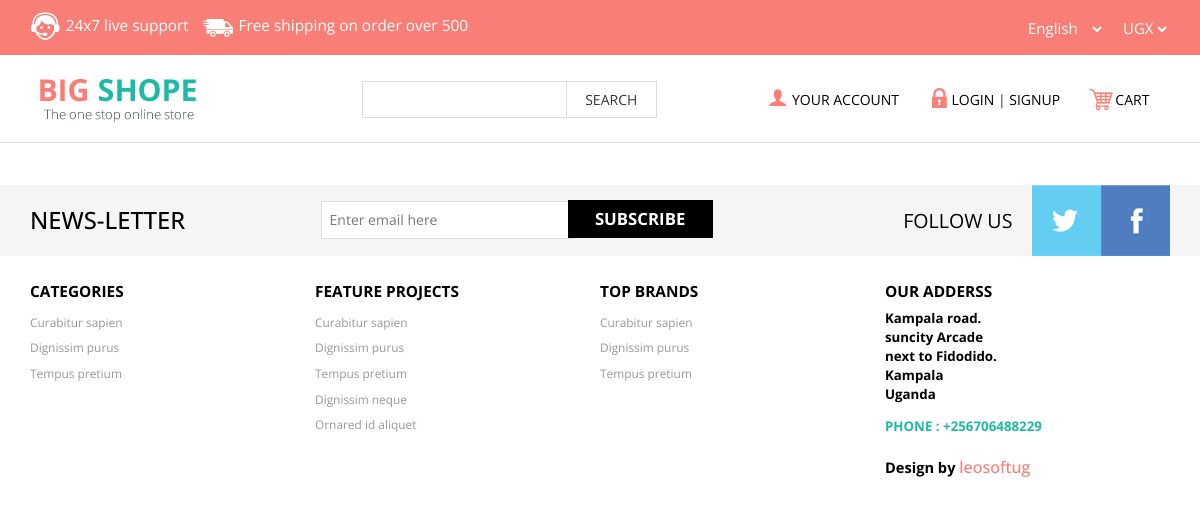
/product/, run on an earlier commit of the app's database.
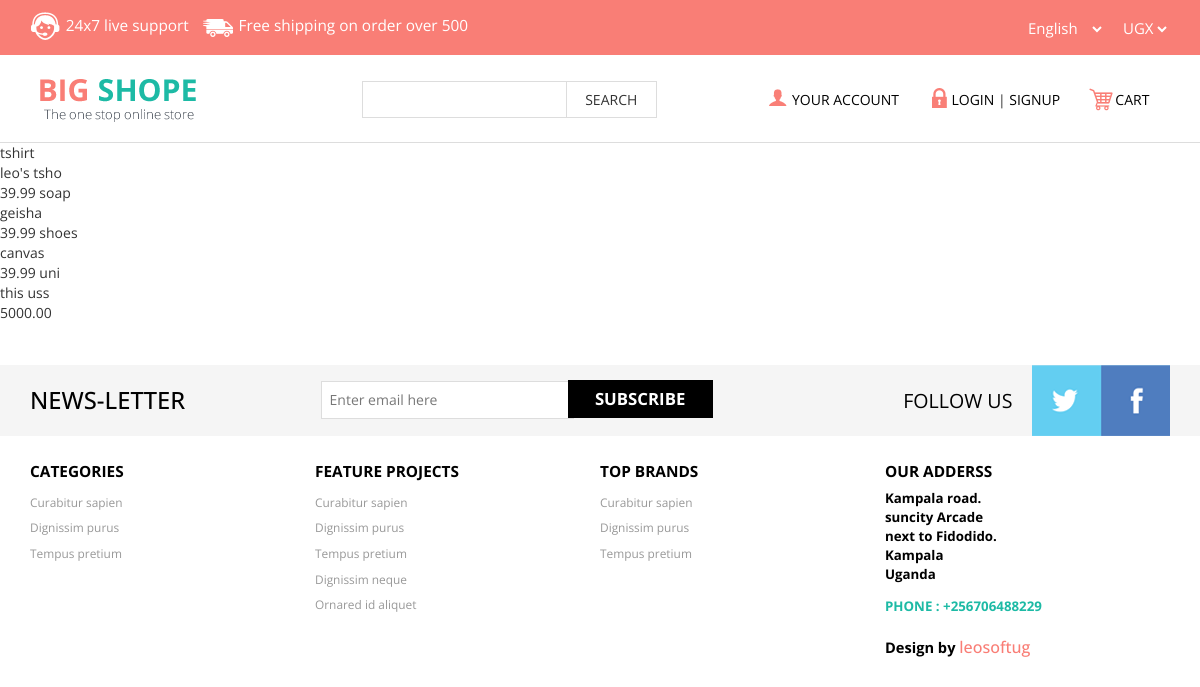
And on a later commit of the database.
### products/models.py (models this page shows, shortened)
class Product(models.Model):
    title =  models.CharField(max_length = 120)
    description = models.TextField()
    price = models.DecimalField(max_digits = 20, decimal_places = 2, default = 39.99)

### products/views.py (the view)
# urls.py: path('product/', product_list, name = 'products'),
def product_list(request):
    query_set = Product.objects.all()
    context = {
    'product_list' : query_set
    }
    return render(request, 'product/product.html', context)

### templates/product/product.html (shortened to what this page needs)
{% extends 'base.html' %}
{%block content %}
{% for product in product_list %}
{{ product.title }} <br/>
{{ product.description }} <br/>
{{ product.price }}
{% endfor %}
{% endblock %}

### templates/base.html (shortened to what this page needs)
<!DOCTYPE html>
{% load static %}
<html lang="en" dir="ltr">
  <head>
    <link href="{% static 'css/bootstrap.css' %}" rel="stylesheet" type="text/css" media="all" />
    <link href="{% static 'css/style.css' %}" rel="stylesheet" type="text/css" media="all" />
    <link rel="stylesheet" href="{% static 'css/etalage.css' %}" type="text/css" media="all" />
    <link rel="stylesheet" href="{% static 'css/form.css' %}" type="text/css" media="all" />
    <link rel="stylesheet" href="{% static 'css/main.css' %}" type="text/css" media="all" />
  </head>
  <body>
    <div class="header">
      <div class="top-header">
        <div class="container">
          <div class="top-header-left">
            <ul class="support">
              <li><a href="#"><label> </label></a></li>
              <li><a href="#">24x7 live<span class="live"> support</span></a></li>
            </ul>
            <ul class="support">
              <li class="van"><a href="#"><label> </label></a></li>
              <li><a href="#">Free shipping <span class="live">on order over 500</span></a></li>
            </ul>
            <div class="clearfix"> </div>
          </div>
          <div class="top-header-right">
            <div class="down-top">
                <select class="in-drop">
                  <option value="English" class="in-of">English</option>
                </select>
             </div>
            <div class="down-top top-down">
                <select class="in-drop">
                <option value="Dollar" class="in-of">UGX</option>
                </select>
             </div>
            <div class="clearfix"> </div>
          </div>
          <div class="clearfix"> </div>
        </div>
      </div>
      <div class="bottom-header">
        <div class="container">
          <div class="header-bottom-left">
            <div class="logo">
              <a href="{% url 'home' %}"><img src="{% static 'images/logo.png' %}" alt=" " /></a>
            </div>
            <div class="search">
              <input type="text" value="" onfocus="this.value = '';" onblur="if (this.value == '') {this.value = '';}" >
              <input type="submit"  value="SEARCH">
            </div>
            <div class="clearfix"> </div>
          </div>
          <div class="header-bottom-right">
              <div class="account"><a href="{% url 'register' %}"><span> </span>YOUR ACCOUNT</a></div>
                <ul class="login">
                  <li><a href="{% url 'login' %}"><span> </span>LOGIN</a></li> |
                  <li ><a href="{% url 'register' %}">SIGNUP</a></li>
                </ul>
              <div class="cart"><a href="#"><span> </span>CART</a></div>
            <div class="clearfix"> </div>
          </div>
        </div>
      </div>
    </div>
    {% block content %}
    {% endblock %}
    <div class="footer">
    	<div class="footer-top">
    		<div class="container">
    			<div class="latter">
    				<h6>NEWS-LETTER</h6>
    				<div class="sub-left-right">
    					<form>
    						<input type="text" value="Enter email here"onfocus="this.value = '';" onblur="if (this.value == '') {this.value = 'Enter email here';}" />
    						<input type="submit" value="SUBSCRIBE" />
    					</form>
    				</div>
    			</div>
    			<div class="latter-right">
    				<p>FOLLOW US</p>
    				<ul class="face-in-to">
    					<li><a href="#"><span> </span></a></li>
    					<li><a href="https://www.facebook.com/leosoftug"><span class="facebook-in"> </span></a></li>
    				</ul>
    				<div class="clearfix"> </div>
    			</div>
    		</div>
    	</div>
    	<div class="footer-bottom">
    		<div class="container">
    			<div class="footer-bottom-cate">
    				<h6>CATEGORIES</h6>
    				<ul>
    					<li><a href="#">Curabitur sapien</a></li>
    					<li><a href="#">Dignissim purus</a></li>
    					<li><a href="#">Tempus pretium</a></li>
    			</ul>
    			</div>
    			<div class="footer-bottom-cate bottom-grid-cat">
    				<h6>FEATURE PROJECTS</h6>
    				<ul>
    					<li><a href="#">Curabitur sapien</a></li>
    					<li><a href="#">Dignissim purus</a></li>
    					<li><a href="#">Tempus pretium</a></li>
    					<li ><a href="#">Dignissim neque</a></li>
    					<li ><a href="#">Ornared id aliquet</a></li>
    				</ul>
    			</div>
    			<div class="footer-bottom-cate">
    				<h6>TOP BRANDS</h6>
    				<ul>
    					<li><a href="#">Curabitur sapien</a></li>
    					<li><a href="#">Dignissim purus</a></li>
    					<li><a href="#">Tempus pretium</a></li>
    				</ul>
    			</div>
    			<div class="footer-bottom-cate cate-bottom">
    				<h6>OUR ADDERSS</h6>
    				<ul>
    					<li>Kampala road. </li>
    					<li>suncity Arcade</li>
    					<li> next to Fidodido.</li>
    					<li >Kampala</li>
    					<li >Uganda</li>
    					<li class="phone">PHONE  : +256706488229</li>
    					<li class="temp"> <p class="footer-class">Design by <a href="https://www.facebook.com/leosoftug" target="_blank">leosoftug</a> </p></li>
    				</ul>
    			</div>
    			<div class="clearfix"> </div>
    		</div>
    	</div>
    </div>
  </body>
</html>

### static/css/style.css (style rules this page uses)
body { background: #fff; font-family: 'Open Sans', sans-serif; }
body a { transition: 0.5s all; -webkit-transition: 0.5s all; -o-transition: 0.5s all; -ms-transition: 0.5s all; -moz-transition: 0.5s all; }
.top-header { background: #F97E76; padding: 0.7em 0; }
.top-header-left { float: left; }
ul.support { padding: 0 1em 0 0em; margin: 0; float: left; }
ul.support li { display: inline-block; }
ul.support li label { background: url(../images/img-sprite.png)-2px -27px; width: 32px; height: 30px; display:inline-block; vertical-align: middle; }
ul.support li.van a label { background-position: -46px -25px; }
ul.support li a { text-decoration:none; font-size: 1.1em; color: #fff; }
.top-header-right { float:right; padding-top:8px; }
.down-top { float: left; }
.top-down { padding: 0 0em 0 1em; }
.bottom-header { border-bottom: 1px solid #ddd; padding: 0.7em 0 1em; }
.header-bottom-left { float: left; width: 55%; }
.logo { float:left; width: 27%; margin-top:9px; }
.header-bottom-right { float: right; width: 37%; text-align: center; padding-top:1.7em; }
.account,.cart { float:left; width:40%; }
.cart { width:24%; }
.account a span { background: url(../images/img-sprite.png)-117px -30px; width: 26px; height: 26px; display: inline-block; vertical-align: middle; }
.account a,.cart a ,ul.login li a { text-decoration:none; font-size: 1em; color: #000; }
.cart a span { background: url(../images/img-sprite.png) -172px -28px; width: 26px; height: 26px; display: inline-block; vertical-align: middle; }
ul.login { float:left; width:36%; margin:0; }
ul.login li { display:inline-block; }
ul.login li a span { background: url(../images/img-sprite.png) -143px -29px; width: 26px; height: 26px; display: inline-block; vertical-align: middle; }
.search { background:#fff; border: 1px solid #ddd; position: relative; width: 47%; float: right; margin: 1.2em 0 0; }
.search input[type="text"] { border: none; outline: none; background: none; font-size:1em; color:#777; width:68%; padding:7px; -webkit-apperance:none; margin:0; -webkit-transition: all 0.5s ease-out; -moz-transition: all 0.5s ease-out; -ms-transition: all 0.5s ease-out; -o-transition: all 0.5s ease-out; }
.search input[type="submit"] { border-left: 1px solid #ddd; outline: none; cursor: pointer; width: 30.6%; height: 35px; padding: 7px; background: none; border-bottom: none; border-top: none; border-right: none; }
ul { padding: 0; list-style: none; }
.footer-top { background: #F5F5F5; margin: 3em 0 0; }
.latter { float:left; width:65%; }
.latter h6 { margin: 0.9em 1em 0 0; font-size: 1.7em; color: #000; float:left; width: 36%; }
.latter-right { float:right; }
.latter-right p { font-size: 1.4em; color: #000; margin: 1.1em 1em; float: left; }
ul.face-in-to { float:left; padding:0; margin:0; }
ul.face-in-to li { display:inline-block; float:left; }
ul.face-in-to li a span { background: url(../images/img-sprite.png) -281px 0px; width: 69px; height: 71px; display: block; }
ul.face-in-to li a span.facebook-in { background-position:-350px 0px; }
.latter input[type="text"] { border: 1px solid #ddd; outline: none; background: #fff; font-size:1em; color:#777; width:61%; padding:8px; margin:0; }
.latter input[type="submit"] { outline: none; cursor: pointer; width: 35%; padding: 7px; background: #000; color: #fff; font-size:1.2em; font-weight: 700; border: none; position: absolute; left: 14.7em; top: 15px; -webkit-apperance:none; }
.sub-left-right { float: left; position: relative; width: 56%; padding: 1.1em 0; }
.footer-bottom-cate { float: left; width: 25%; }
.footer-bottom-cate h6 { font-size: 1.1em; color: #000; margin: 0 0 0.5em; font-weight: 700; }
.footer-bottom-cate ul { padding: 0; margin: 0; }
.footer-bottom-cate ul li { list-style: none; padding: 0.2em 0; }
.footer-bottom-cate ul li a { text-decoration:none; font-size: 0.85em; color: #999; }
.cate-bottom ul li { font-size: 0.95em; color: #000; font-weight: 700; }
.cate-bottom ul li { padding: 0em 0; }
.cate-bottom ul li.phone { color:#1DBAA5; }
.cate-bottom ul li.phone { padding: 1em 0 1.5em; }
.cate-bottom ul li p { color:#000; margin: 0; font-size:1.1em; }
.cate-bottom ul li p a { color:#F97E76; font-size:1.1em; font-weight: 500; }
.footer-bottom { padding: 2em 0 5em; }
select.in-drop { background: none; border: none; outline:none; color:#fff; font-size: 15px; }
.in-of { color:#fff; background:#F97E76; outline:none; }

### static/css/main.css (style rules this page uses)
body { background: JjSmVgyd0p3pXB1rRibZUAYoIIy6OrQ6VrjIEaFf }

What changed in the data, as far as the page shows it:
added Product: title "tshirt", description "leo's tsho", price "39.99"
added Product: title "soap", description "geisha", price "39.99"
added Product: title "shoes", description "canvas", price "39.99"
added Product: title "uni", description "this uss", price "5000.00"
